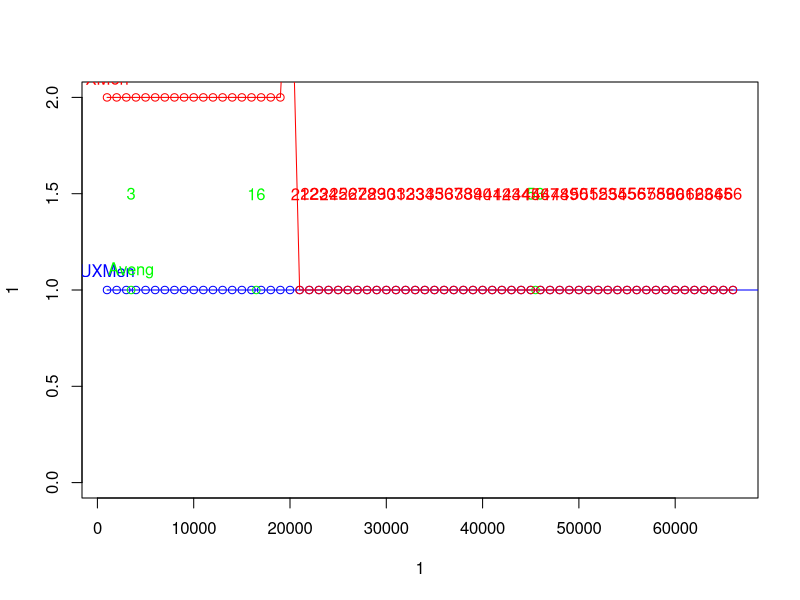

Generate this figure with R:
# Generamos el fichero Uncanny X Men de Prueba
UncannyXMen<-data.frame(c(1:66,96:345,-1,346:544),"Uncanny X Men",1,1)
names(UncannyXMen)<-c("Numero","Nombre","Orden","Nivel")

for (i in 1:nrow(UncannyXMen)){
if (as.numeric(UncannyXMen$Numero[i])<346) UncannyXMen$Orden[i]<-((UncannyXMen$Numero[i]))*1000
if (as.numeric(UncannyXMen$Numero[i])>=346) UncannyXMen$Orden[i]<-((UncannyXMen$Numero[i])+1)*1000
if (UncannyXMen$Numero[i]=="-1") UncannyXMen$Orden[i]<-346000
}

# Generamos el fichero Avengers de Prueba
Avengers<-data.frame(c(3,16,53),"Avengers",c(3500,16500,45500),1)
names(Avengers)<-c("Numero","Nombre","Orden","Nivel")

  # Generamos el fichero Falso XMen de Prueba

XMen<-data.frame(c(1:66),"X Men",1,2)
names(XMen)<-c("Numero","Nombre","Orden","Nivel")


UXMenSpecial<-data.frame(1,"Giant Size X-Men",95000,1)
names(UXMenSpecial)<-c("Numero","Nombre","Orden","Nivel")


for (i in 1:nrow(XMen)){
if (as.numeric(XMen$Numero[i])<346) XMen$Orden[i]<-((XMen$Numero[i]))*1000
if (as.numeric(XMen$Numero[i])>=346) XMen$Orden[i]<-((XMen$Numero[i])+1)*1000
if (XMen$Numero[i]=="-1") XMen$Orden[i]<-346000
}
for (i in 1:nrow(XMen)){
if (as.numeric(XMen$Numero[i])<20) XMen$Nivel[i]<-2
if (as.numeric(XMen$Numero[i])>=21) XMen$Nivel[i]<-1
if (XMen$Numero[i]==20) XMen$Nivel[i]<-3}



# dibujamos el timeline


DrawTimeLine<- function(x, y, z, 
                                 XminLim=min(x), 
                                 XmaxLim=max(x), 
                                 YminLim=0, 
                                 YmaxLim=(max(y)+1), 
                                 color="blue",
                                 DrawBoard=TRUE, 
                                 Lines=TRUE, 
                                 Points=TRUE, 
                                 Text=FALSE, 
                                 FirstText=TRUE, 
                                 FirstTextChar=z[1]){
               # x = Variable con la posición en el eje de tiempo
               # y = Nivel del la variable
               # Z = Texto a poner en pantalla
               # XminLim = Límite inferior del eje X
               # XmaxLim = Límite superior del eje X
               # YminLim = Límite inferior del eje Y
               # YmaxLim = Límite superior del eje Y
               # DrawBoard = Dice si se dibuja el tablero. Si es el primer TimeLine de la petición hay que dejar le valor por defecto (TRUE). Si en otro que queremos dibujar encima de otra ya creada cambiar a FALSE
               # Lines = Indica si se dibujarán las líneas
               # Points = Indica si se dibujarán los puntos
               # Text = Indica si se pondrá un texto en todos los puntos
               # FirstText = Indica si se pone un texto en el primer punto
               # FirstTextChar = Indica el texto a poner en el primer punto. Por defecto es el mismo texto que z[1]

               #comprobamos si hay que dibujar el eje
               if (DrawBoard==TRUE) plot(1,1,xlim=c(XminLim,XmaxLim),ylim=c(YminLim,YmaxLim),type="n")
               if (Lines) lines(x,y,col=color)
               if (Points) points(x,y,col=color)
               if (Text) for (i in 1:length(x)) text(x[i],y[i]+0.5,label=z[i],col=color)
               if (FirstText) text(x[1],y[1]+0.1,label=FirstTextChar,col=color)
               }

WriteEvent<-function(x,y,z){
               # x = Variable con la posición en el eje de tiempo
               # y = Nivel del la variable (se situará en negativo, por debajo del eje X)
               # Z = Texto a poner en pantalla
               text(x,-(y),z)
               line(rep(x,y),c(-y:0))
               }
#Prueba

DrawTimeLine(UncannyXMen$Orden,UncannyXMen$Nivel,UncannyXMen$Numero,XmaxLim=66000,FirstTextChar="UXMen")
DrawTimeLine(Avengers$Orden,Avengers$Nivel,Avengers$Numero,color="green",DrawBoard=FALSE, Lines=FALSE,FirstTextChar="Aveng", Text=TRUE)
DrawTimeLine(XMen$Orden,XMen$Nivel,XMen$Numero,color="red",DrawBoard=FALSE,FirstTextChar="XMen", Text=TRUE)
DrawTimeLine(UXMenSpecial$Orden,UXMenSpecial$Nivel,UXMenSpecial$Numero,color="grey",DrawBoard=FALSE,FirstTextChar="Giant Size XMen")

#FUTURO:
# Dibujar un área para indicar suceso que se aargan en un periodo de tiempo (como una saga de cómics)
# Dibujar textos en la parte inferior
